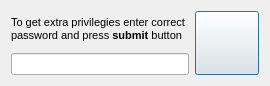
<?xml version="1.0" encoding="UTF-8"?>
<ui version="4.0">
 <class>CSudo</class>
 <widget class="QDialog" name="CSudo">
  <property name="geometry">
   <rect>
    <x>0</x>
    <y>0</y>
    <width>268</width>
    <height>82</height>
   </rect>
  </property>
  <property name="windowTitle">
   <string>Extra privilegies request</string>
  </property>
  <property name="windowIcon">
   <iconset resource="images.qrc">
    <normaloff>:/images/sudoctrl.png</normaloff>:/images/sudoctrl.png</iconset>
  </property>
  <layout class="QHBoxLayout" name="horizontalLayout">
   <item>
    <layout class="QVBoxLayout" name="verticalLayout">
     <item>
      <widget class="QLabel" name="label">
       <property name="text">
        <string>&lt;!DOCTYPE HTML PUBLIC &quot;-//W3C//DTD HTML 4.0//EN&quot; &quot;http://www.w3.org/TR/REC-html40/strict.dtd&quot;&gt;
&lt;html&gt;&lt;head&gt;&lt;meta name=&quot;qrichtext&quot; content=&quot;1&quot; /&gt;&lt;style type=&quot;text/css&quot;&gt;
p, li { white-space: pre-wrap; }
&lt;/style&gt;&lt;/head&gt;&lt;body style=&quot; font-family:'MS Shell Dlg 2'; font-size:8.25pt; font-weight:400; font-style:normal;&quot;&gt;
&lt;p style=&quot; margin-top:0px; margin-bottom:0px; margin-left:0px; margin-right:0px; -qt-block-indent:0; text-indent:0px;&quot;&gt;&lt;span style=&quot; font-size:8pt;&quot;&gt;To get extra privilegies enter correct &lt;/span&gt;&lt;/p&gt;
&lt;p style=&quot; margin-top:0px; margin-bottom:0px; margin-left:0px; margin-right:0px; -qt-block-indent:0; text-indent:0px;&quot;&gt;&lt;span style=&quot; font-size:8pt;&quot;&gt;password and press &lt;/span&gt;&lt;span style=&quot; font-size:8pt; font-weight:600;&quot;&gt;submit&lt;/span&gt;&lt;span style=&quot; font-size:8pt;&quot;&gt; button&lt;/span&gt;&lt;/p&gt;&lt;/body&gt;&lt;/html&gt;</string>
       </property>
      </widget>
     </item>
     <item>
      <widget class="QLineEdit" name="passwd">
       <property name="inputMethodHints">
        <set>Qt::ImhHiddenText|Qt::ImhNoAutoUppercase|Qt::ImhNoPredictiveText</set>
       </property>
      </widget>
     </item>
    </layout>
   </item>
   <item>
    <widget class="QPushButton" name="submit">
     <property name="minimumSize">
      <size>
       <width>64</width>
       <height>64</height>
      </size>
     </property>
     <property name="text">
      <string/>
     </property>
     <property name="icon">
      <iconset resource="images.qrc">
       <normaloff>:/images/send.png</normaloff>:/images/send.png</iconset>
     </property>
     <property name="iconSize">
      <size>
       <width>64</width>
       <height>64</height>
      </size>
     </property>
    </widget>
   </item>
  </layout>
 </widget>
 <resources>
  <include location="images.qrc"/>
 </resources>
 <connections/>
</ui>
